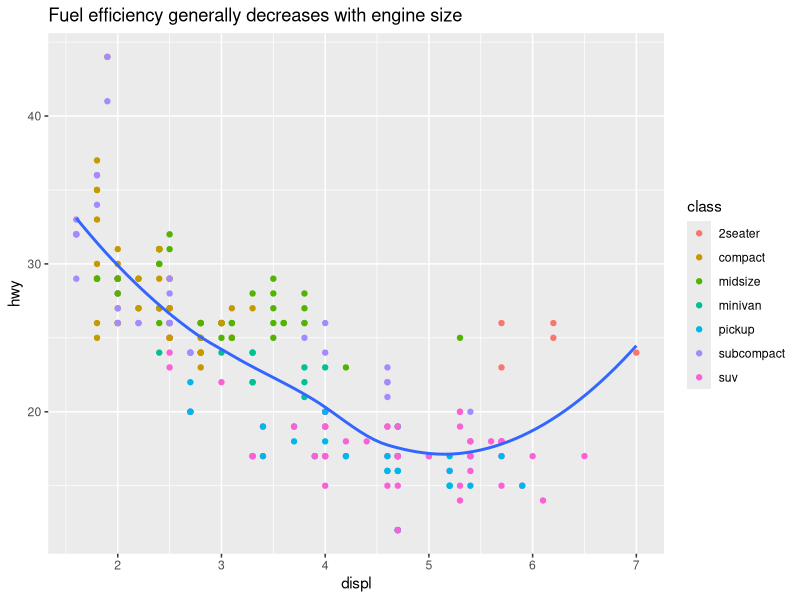
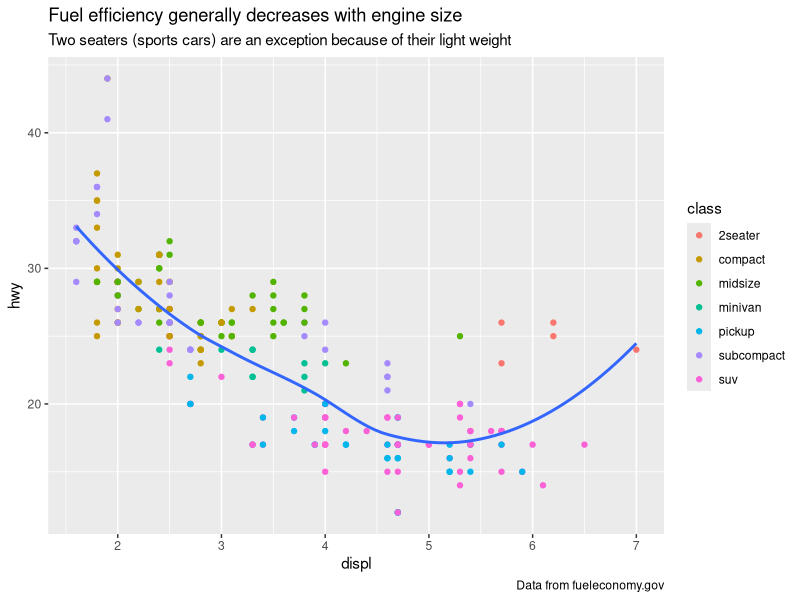
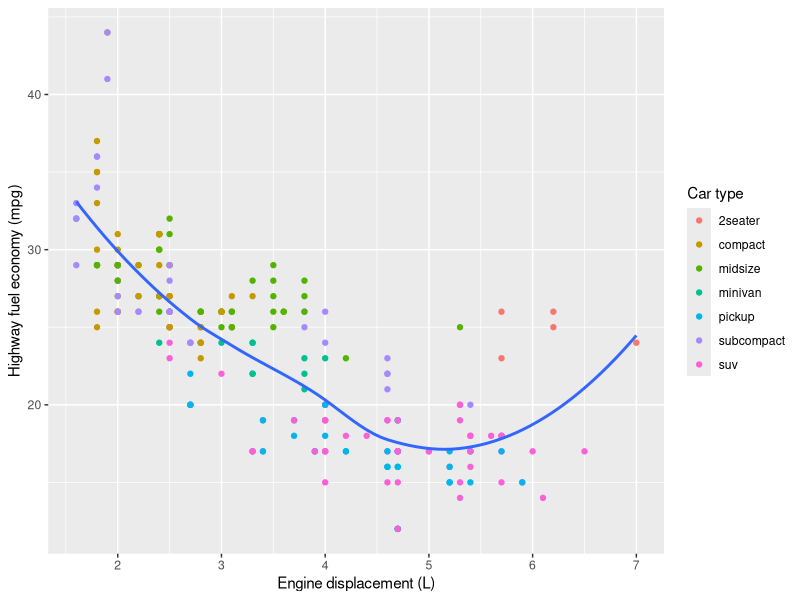
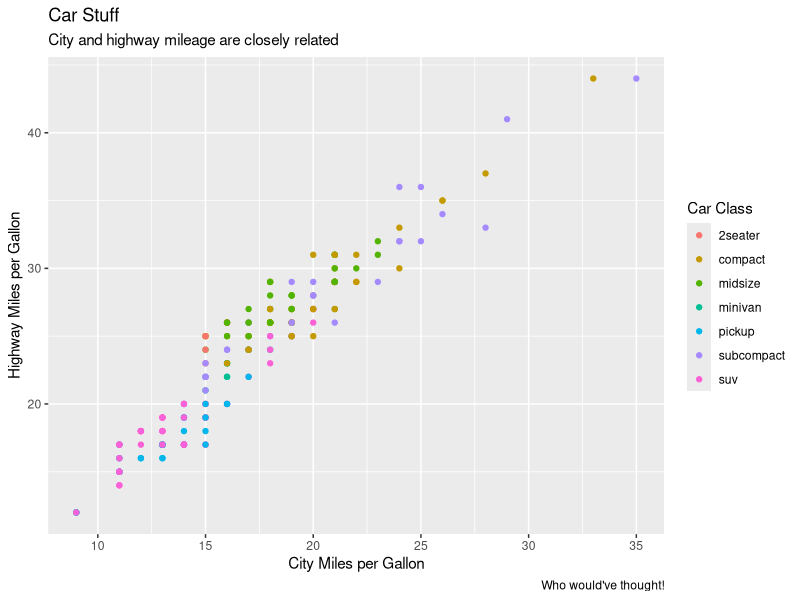
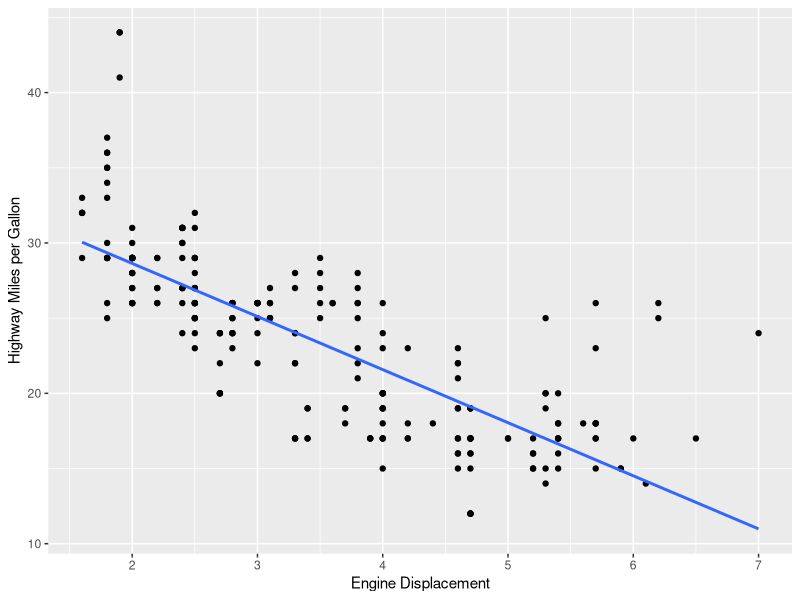
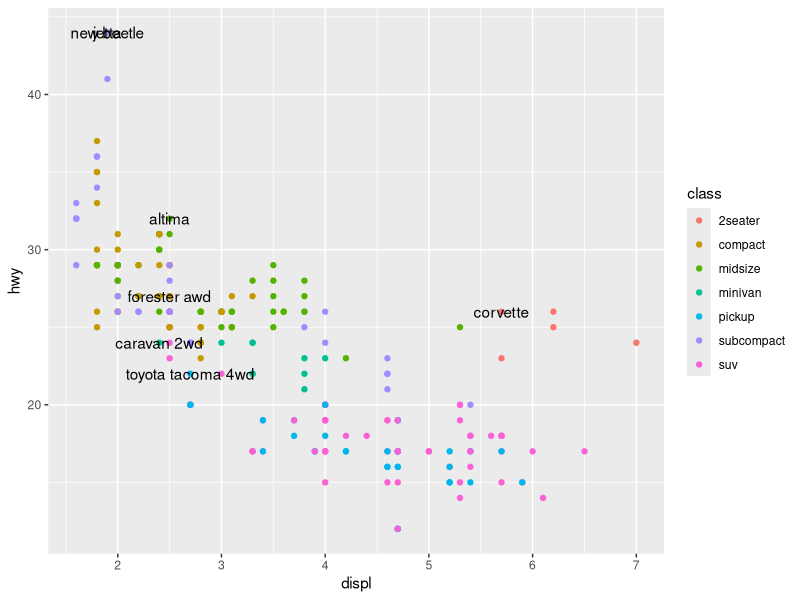
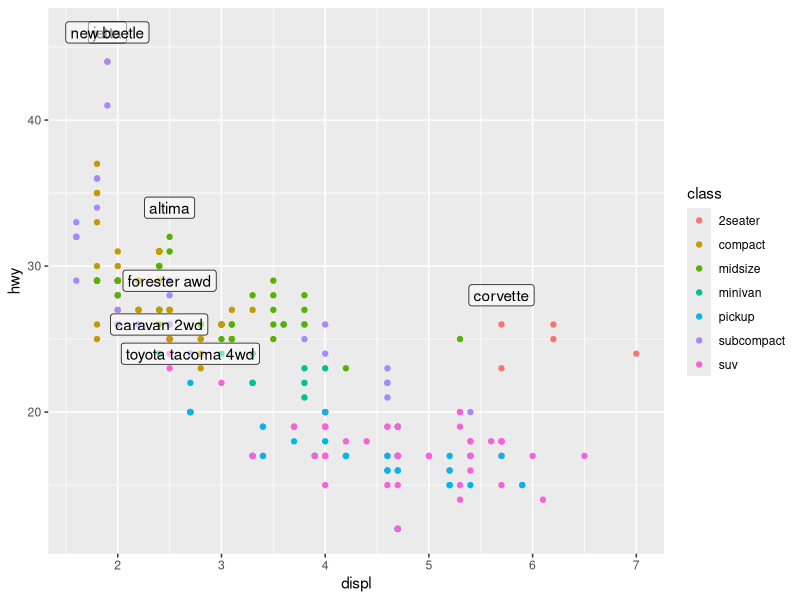
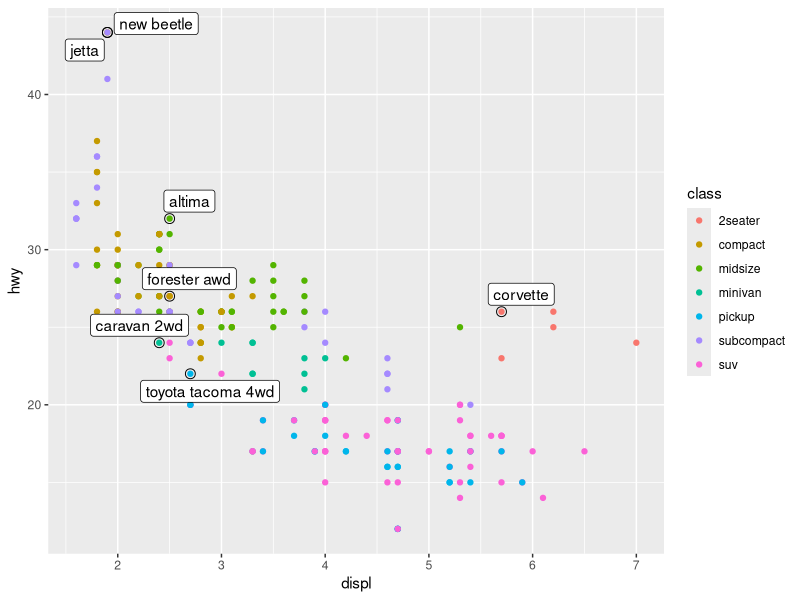

Write the R code that produced these figures, in order.
## ---- chunk 1
library(tidyverse)
## ---- chunk 2
ggplot(mpg, aes(displ, hwy)) +
  geom_point(aes(color = class)) +
  geom_smooth(se = FALSE) +
  labs(title = "Fuel efficiency generally decreases with engine size")
## ---- chunk 3
ggplot(mpg, aes(displ, hwy)) +
  geom_point(aes(color = class)) +
  geom_smooth(se = FALSE) +
  labs(
    title = "Fuel efficiency generally decreases with engine size",
    subtitle = "Two seaters (sports cars) are an exception because of their light weight",
    caption = "Data from fueleconomy.gov"
  )
## ---- chunk 4
ggplot(mpg, aes(displ, hwy)) +
  geom_point(aes(colour = class)) +
  geom_smooth(se = FALSE) +
  labs(
    x = "Engine displacement (L)",
    y = "Highway fuel economy (mpg)",
    colour = "Car type"
  )
## ---- chunk 5
ggplot(mpg, aes(cty, hwy, colour = class)) +
  geom_point() +
  labs(x = "City Miles per Gallon", y = "Highway Miles per Gallon", colour = "Car Class",
       title = "Car Stuff", subtitle = "City and highway mileage are closely related", 
       caption = "Who would've thought!") 
## ---- chunk 6
ggplot(mpg, aes(displ, hwy)) + geom_point() + geom_smooth(method = 'lm', 
                                                          se = FALSE) + 
  labs(x = "Engine Displacement", y = "Highway Miles per Gallon")
## ---- chunk 7
best_in_class <- mpg %>%
  group_by(class) %>%
  filter(row_number(desc(hwy)) == 1)

ggplot(mpg, aes(displ, hwy)) +
  geom_point(aes(colour = class)) +
  geom_text(aes(label = model), data = best_in_class)

# use nudge_y to move labels slightly above corresponding points
ggplot(mpg, aes(displ, hwy)) +
  geom_point(aes(colour = class)) +
  geom_label(aes(label = model), data = best_in_class, nudge_y = 2, alpha = 0.5)

# nice, but look there's annoying overlap in labels, use ggrepel package
ggplot(mpg, aes(displ, hwy)) +
  geom_point(aes(colour = class)) +
  geom_point(size = 3, shape = 1, data = best_in_class) +
  ggrepel::geom_label_repel(aes(label = model), data = best_in_class)
## ---- chunk 8
class_avg <- mpg %>%
  group_by(class) %>%
  summarise(
    displ = median(displ),
    hwy = median(hwy)
  )

ggplot(mpg, aes(displ, hwy, colour = class)) +
  ggrepel::geom_label_repel(aes(label = class),
    data = class_avg,
    size = 6,
    label.size = 0,
    segment.color = NA
  ) +
  geom_point() +
  theme(legend.position = "none")
## ---- chunk 9
label <- mpg %>%
  summarise(
    displ = max(displ),
    hwy = max(hwy),
    label = "Increasing engine size is \nrelated to decreasing fuel economy."
  )

ggplot(mpg, aes(displ, hwy)) +
  geom_point() +
  geom_text(aes(label = label), data = label, vjust = "top", hjust = "right")
## ---- chunk 10
ggplot(mpg, aes(displ, hwy)) +
  geom_point(aes(colour = class))

ggplot(mpg, aes(displ, hwy)) +
  geom_point(aes(colour = class)) +
  scale_x_continuous() +
  scale_y_continuous() +
  scale_colour_discrete()
## ---- chunk 11
# most common use of breaks to override default choice
ggplot(mpg, aes(displ, hwy)) +
  geom_point() +
  scale_y_continuous(breaks = seq(15, 40, by = 5))

# can use labels in same way
ggplot(mpg, aes(displ, hwy)) +
  geom_point() +
  scale_x_continuous(labels = NULL) +
  scale_y_continuous(labels = NULL)

# another use of breaks is when have relatively few data and want to show exactly
presidential %>%
  mutate(id = 33 + row_number()) %>%
  ggplot(aes(start, id)) +
    geom_point() +
    geom_segment(aes(xend = end, yend = id)) +
    scale_x_date(NULL, breaks = presidential$start, date_labels = "'%y")
## ---- chunk 12
base <- ggplot(mpg, aes(displ, hwy)) +
  geom_point(aes(colour = class))

base + theme(legend.position = "left")
base + theme(legend.position = "top")
base + theme(legend.position = "bottom")
base + theme(legend.position = "right") # the default
## ---- chunk 13
ggplot(mpg, aes(displ, hwy)) +
  geom_point(aes(colour = class)) +
  geom_smooth(se = FALSE) +
  theme(legend.position = "bottom") +
  guides(colour = guide_legend(nrow = 1, override.aes = list(size = 4)))
## ---- chunk 14
ggplot(diamonds, aes(carat, price)) +
  geom_bin2d()

ggplot(diamonds, aes(log10(carat), log10(price))) +
  geom_bin2d()

# disadvantage of transformaton is that axes now labelled with transformed values
# can do transformation with the scale - really?! axes labelled on og data scale
ggplot(diamonds, aes(carat, price)) +
  geom_bin2d() + 
  scale_x_log10() + 
  scale_y_log10()
## ---- chunk 15
ggplot(mpg, aes(displ, hwy)) +
  geom_point(aes(color = drv))

ggplot(mpg, aes(displ, hwy)) +
  geom_point(aes(color = drv)) +
  scale_colour_brewer(palette = "Set1")

# also can add redundant shape mapping - ensures plot is interpretable in b/w
ggplot(mpg, aes(displ, hwy)) +
  geom_point(aes(color = drv, shape = drv)) +
  scale_colour_brewer(palette = "Set1")
## ---- chunk 16
presidential %>%
  mutate(id = 33 + row_number()) %>%
  ggplot(aes(start, id, colour = party)) +
    geom_point() +
    geom_segment(aes(xend = end, yend = id)) +
    scale_colour_manual(values = c(Republican = "red", Democratic = "blue"))
## ---- chunk 17
df <- tibble(
  x = rnorm(10000),
  y = rnorm(10000)
)
ggplot(df, aes(x, y)) +
  geom_hex() +
  coord_fixed()

ggplot(df, aes(x, y)) +
  geom_hex() +
  viridis::scale_fill_viridis() +
  coord_fixed()
## ---- chunk 18
ggplot(df, aes(x, y)) +
  geom_hex() +
  scale_colour_gradient(low = "white", high = "red") +
  coord_fixed()
## ---- chunk 19
ggplot(diamonds, aes(carat, price)) +
  geom_point(aes(colour = cut), alpha = 1/20)
## ---- chunk 20
ggplot(mpg, mapping = aes(displ, hwy)) +
  geom_point(aes(color = class)) +
  geom_smooth() +
  coord_cartesian(xlim = c(5, 7), ylim = c(10, 30))

mpg %>%
  filter(displ >= 5, displ <= 7, hwy >= 10, hwy <= 30) %>%
  ggplot(aes(displ, hwy)) +
  geom_point(aes(color = class)) +
  geom_smooth()
## ---- chunk 21
suv <- mpg %>% filter(class == "suv")
compact <- mpg %>% filter(class == "compact")

ggplot(suv, aes(displ, hwy, colour = drv)) +
  geom_point()

ggplot(compact, aes(displ, hwy, colour = drv)) +
  geom_point()
## ---- chunk 22
x_scale <- scale_x_continuous(limits = range(mpg$displ))
y_scale <- scale_y_continuous(limits = range(mpg$hwy))
col_scale <- scale_colour_discrete(limits = unique(mpg$drv))

ggplot(suv, aes(displ, hwy, colour = drv)) +
  geom_point() +
  x_scale +
  y_scale +
  col_scale

ggplot(compact, aes(displ, hwy, colour = drv)) +
  geom_point() +
  x_scale +
  y_scale +
  col_scale
## ---- chunk 23
ggplot(mpg, aes(displ, hwy)) +
  geom_point(aes(color = class)) +
  geom_smooth(se = FALSE) +
  theme_bw()
## ---- chunk 24
# ggsave() saves most recent plot to disk
ggplot(mpg, aes(displ, hwy)) + geom_point()

# sweet! put path = "output" to save in output folder :)
ggsave("my-plot.pdf", path = "output")
